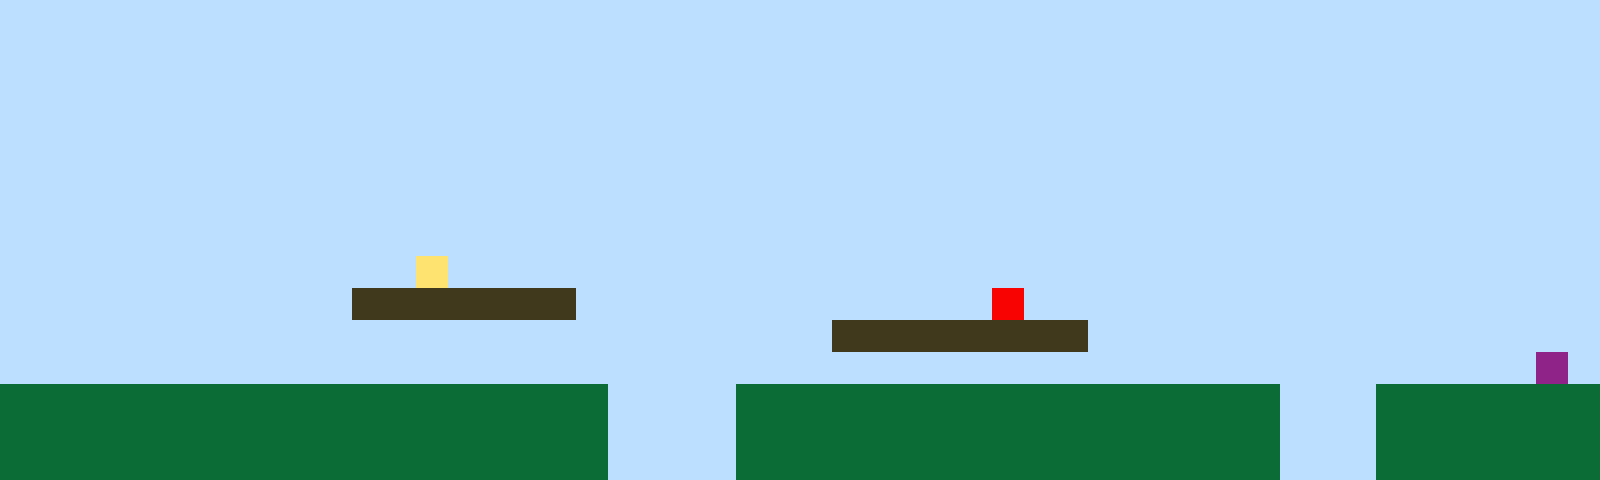

This game map was drawn from its Tiled (.tmx) file and the tilesets committed beside it. A one-line description and the full map source follow:
An orthogonal 50x15 tile map with 32x32 px tiles, 1 tile layer (Tile Layer 1).

<map version="1.10" tiledversion="1.11.2" orientation="orthogonal" renderorder="right-up" width="50" height="15" tilewidth="32" tileheight="32" infinite="0" nextlayerid="2" nextobjectid="1"><editorsettings><export target="map1.csv" format="csv" /></editorsettings><tileset firstgid="1" name="sprites" tilewidth="32" tileheight="32" tilecount="6" columns="3"><image source="sprites.png" width="96" height="64" /></tileset><layer id="1" name="Tile Layer 1" width="50" height="15"><data encoding="csv">1,1,1,1,1,1,1,1,1,1,1,1,1,1,1,1,1,1,1,1,1,1,1,1,1,1,1,1,1,1,1,1,1,1,1,1,1,1,1,1,1,1,1,1,1,1,1,1,1,1,1,1,1,1,1,1,1,1,1,1,1,1,1,1,1,1,1,1,1,1,1,1,1,1,1,1,1,1,1,1,1,1,1,1,1,1,1,1,1,1,1,1,1,1,1,1,1,1,1,1,1,1,1,1,1,1,1,1,1,1,1,1,1,1,1,1,1,1,1,1,1,1,1,1,1,1,1,1,1,1,1,1,1,1,1,1,1,1,1,1,1,1,1,1,1,1,1,1,1,1,1,1,1,1,1,1,1,1,1,1,1,1,1,1,1,1,1,1,1,1,1,1,1,1,1,1,1,1,1,1,1,1,1,1,1,1,1,1,1,1,1,1,1,1,1,1,1,1,1,1,1,1,1,1,1,1,1,1,1,1,1,1,1,1,1,1,1,1,1,1,1,1,1,1,1,1,1,1,1,1,1,1,1,1,1,1,1,1,1,1,1,1,1,1,1,1,1,1,1,1,1,1,1,1,1,1,1,1,1,1,1,1,1,1,1,1,1,1,1,1,1,1,1,1,1,1,1,1,1,1,1,1,1,1,1,1,1,1,1,1,1,1,1,1,1,1,1,1,1,1,1,1,1,1,1,1,1,1,1,1,1,1,1,1,1,1,1,1,1,1,1,1,1,1,1,1,1,1,1,1,1,1,1,1,1,1,1,1,1,1,1,1,1,1,1,1,1,1,1,1,1,1,1,1,1,1,1,1,1,1,1,1,1,1,1,1,1,1,1,1,1,1,1,1,1,1,1,1,1,1,1,1,1,1,1,1,1,1,1,1,1,1,1,1,1,1,1,1,1,1,1,1,1,1,1,1,1,1,1,1,1,1,1,4,1,1,1,1,1,1,1,1,1,1,1,1,1,1,1,1,1,1,1,1,1,1,1,1,1,1,1,1,1,1,1,1,1,1,1,1,1,1,1,1,1,1,1,1,1,1,1,3,3,3,3,3,3,3,1,1,1,1,1,1,1,1,1,1,1,1,1,5,1,1,1,1,1,1,1,1,1,1,1,1,1,1,1,1,1,1,1,1,1,1,1,1,1,1,1,1,1,1,1,1,1,1,1,1,1,1,1,1,1,1,1,1,3,3,3,3,3,3,3,3,1,1,1,1,1,1,1,1,1,1,1,1,1,1,1,1,1,1,1,1,1,1,1,1,1,1,1,1,1,1,1,1,1,1,1,1,1,1,1,1,1,1,1,1,1,1,1,1,1,1,1,1,1,1,1,1,1,1,1,1,1,1,1,1,6,1,2,2,2,2,2,2,2,2,2,2,2,2,2,2,2,2,2,2,2,1,1,1,1,2,2,2,2,2,2,2,2,2,2,2,2,2,2,2,2,2,1,1,1,2,2,2,2,2,2,2,2,2,2,2,2,2,2,2,2,2,2,2,2,2,2,2,2,2,2,1,1,1,1,2,2,2,2,2,2,2,2,2,2,2,2,2,2,2,2,2,1,1,1,2,2,2,2,2,2,2,2,2,2,2,2,2,2,2,2,2,2,2,2,2,2,2,2,2,2,1,1,1,1,2,2,2,2,2,2,2,2,2,2,2,2,2,2,2,2,2,1,1,1,2,2,2,2,2,2,2</data></layer></map>
